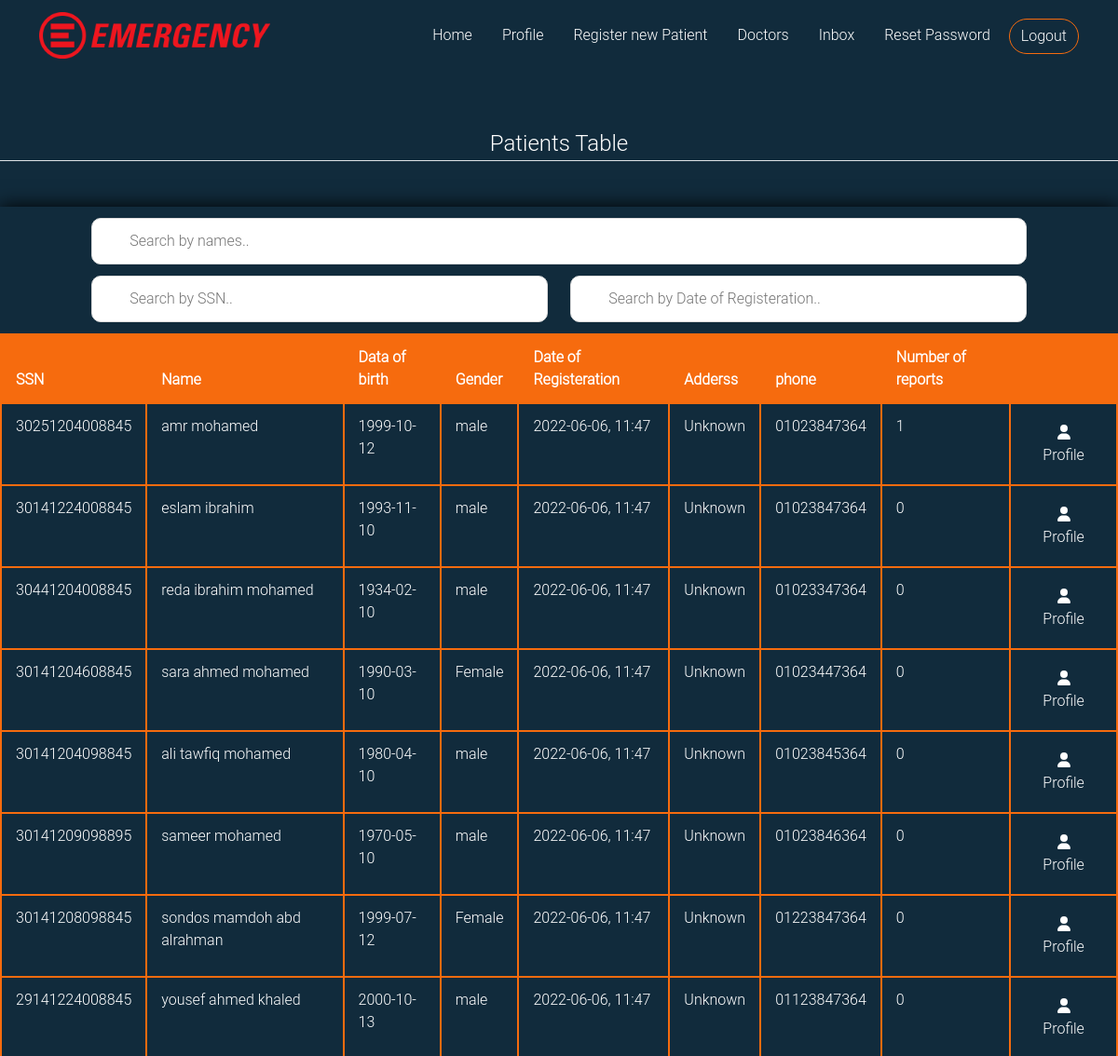
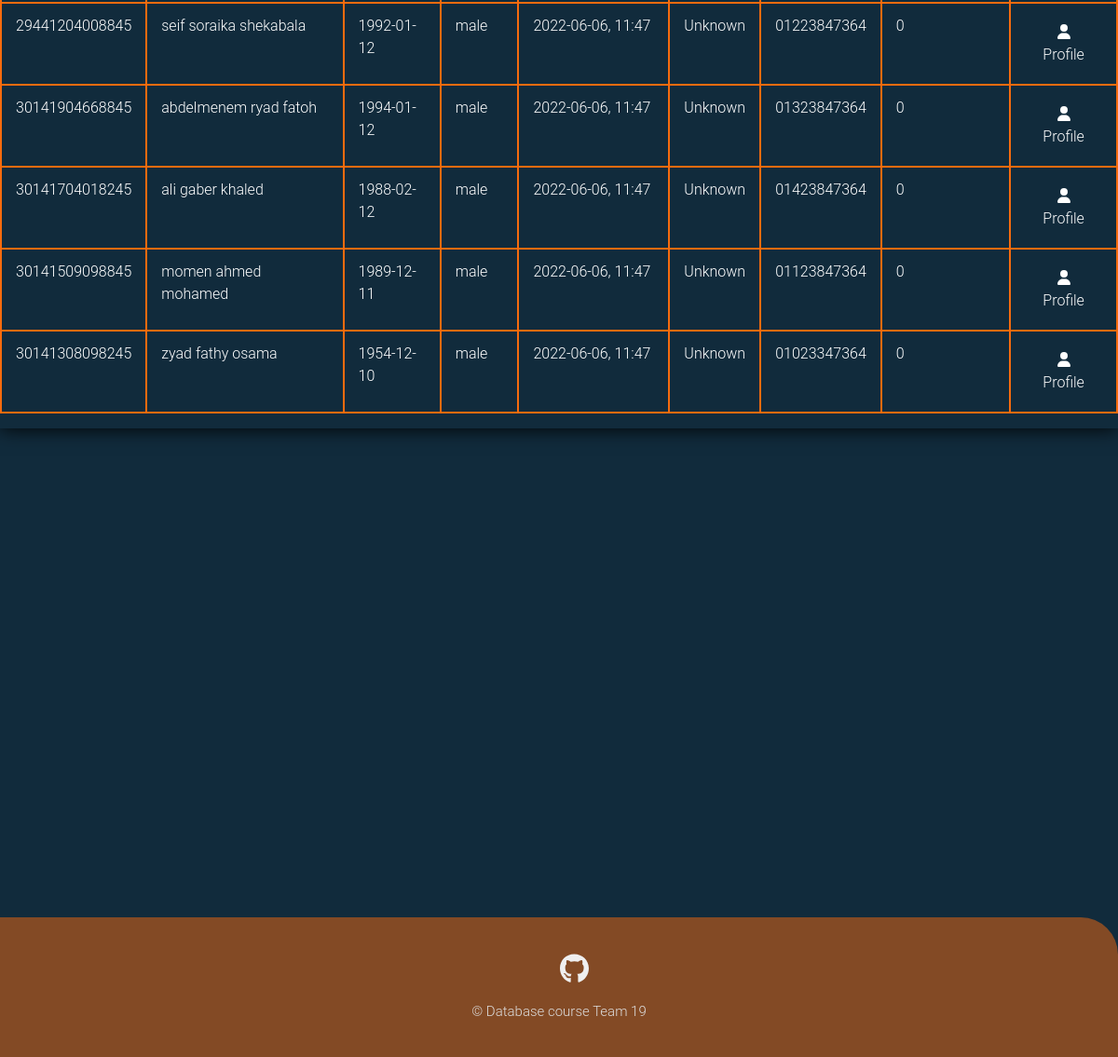
The page /patients_table (signed in) on the database its author committed (2 pictures, top to bottom).
### emergencydebartment/models.py (models this page shows, shortened)
class User(db.Model, UserMixin):
    __tablename__ = 'user_table'
    id = db.Column(db.Integer, primary_key=True)
    ssn = db.Column(db.Integer, unique=True,nullable=False)
    Fname = db.Column(db.String(20),nullable=False)
    Sname = db.Column(db.String(20))
    Lname = db.Column(db.String(20),nullable=False)
    gender = db.Column(db.String(6),nullable=False)
    phone = db.Column(db.String(11), default='Unknown')
    address = db.Column(db.String(70), default='Unknown')
    birth_date = db.Column(db.DateTime,nullable=False)
    user_role = db.Column(db.String(15), nullable=False, default='Patient')
    password = db.Column(db.String(61),nullable=False)

class Patient(User):
    id = db.Column(db.Integer, db.ForeignKey('user_table.id'),primary_key=True)
    date =  db.Column(db.DateTime, default = datetime.utcnow) #date of registeration
    report = db.relationship('Report',  backref='patient', lazy=True, foreign_keys = 'Report.patient_id')
    email = db.Column(db.String(20),unique=True)

class User(db.Model, UserMixin):
    __tablename__ = 'user_table'
    id = db.Column(db.Integer, primary_key=True)
    ssn = db.Column(db.Integer, unique=True,nullable=False)
    Fname = db.Column(db.String(20),nullable=False)
    Sname = db.Column(db.String(20))
    Lname = db.Column(db.String(20),nullable=False)
    gender = db.Column(db.String(6),nullable=False)
    phone = db.Column(db.String(11), default='Unknown')
    address = db.Column(db.String(70), default='Unknown')
    birth_date = db.Column(db.DateTime,nullable=False)
    user_role = db.Column(db.String(15), nullable=False, default='Patient')
    password = db.Column(db.String(61),nullable=False)

### emergencydebartment/routes.py (the view, shortened to what this page needs)
@app.route("/patients_table", methods= ['GET','POST'])
@login_required(role = 'Doctor')
def ptable():
    table = Patient.query.all()
    num_of_reports = list()
    for patient in table:
        num_of_reports.append(len(patient.report))
    return render_template('patients_table.html', table = zip(table, num_of_reports))

### emergencydebartment/models.py (called while the page is built)
@login_manager.user_loader
def load_user(user_id):
    return User.query.get(int(user_id))

### emergencydebartment/routes.py (called while the page is built)
def login_required(role="ANY"):
    def wrapper(fn):
        @wraps(fn)
        def decorated_view(*args, **kwargs):
            if not current_user.is_authenticated:
              return login_manager.unauthorized()
            if current_user.user_role != 'Admin':
                if ((current_user.user_role != role) and (role != "ANY")):
                    return login_manager.unauthorized()
            return fn(*args, **kwargs)
        return decorated_view
    return wrapper

### emergencydebartment/templates/patients_table.html (shortened to what this page needs)
{% extends "layout.html" %}
{% block content %}
<legend class="border-bottom mb-4 legend align-text-center">Patients Table</legend>
        <div class="content">
                <div class="content-table dtable">
                    <div class="scrollme">
                        <div class="row justify-content-center" >
                    <input type="text" id="nameInput" onkeyup="namefunc()" placeholder="Search by names..">
                        </div>
                        <div class="row justify-content-center" >
                    <input type="text" id="ssnInput" onkeyup="ssnfunc()" placeholder="Search by SSN..">
                    <input type="text" id="dateInput" onkeyup="datefunc()" placeholder="Search by Date of Registeration..">
                </div>
                        <table id="myTable" class="table table-bordered table-responsive">
                            <thead>
                                <tr >
                                    <th scope="col">SSN</th>
                                    <th scope="col">Name</th>
                                    <th scope="col" >Data of birth</th>
                                    <th scope="col" >Gender</th>
                                    <th scope="col" >Date of Registeration</th>
                                    <th scope="col" >Adderss</th>
                                    <th scope="col" >phone</th>
                                    <th scope="col" >Number of reports</th>
                                    <th scope="col" ></th>
                                </tr>
                            </thead>
                            <tbody>
                            {% for patient, number_of_reports in table %}
                                <tr>
                                    <td>{{patient.ssn}}</td>
                                    {% if patient.Sname %}
                                    <td>{{patient.Fname}} {{patient.Sname}}  {{patient.Lname}}</td>
                                    {% else %}
                                    <td>{{patient.Fname}}  {{patient.Lname}}</td>
                                    {% endif %}
                                    <td>{{patient.birth_date.strftime("%Y-%m-%d")}}</td>
                                    <td>{{patient.gender}}</td>
                                    <td>{{patient.date.strftime("%Y-%m-%d, %H:%M")}}</td>
                                    <td>{{patient.address}}</td>
                                    <td>{{patient.phone}}</td>
                                    <td>{{number_of_reports}}</td>
                                    <td><a class="calling_btn btn rounded-pill main-btn " style="color:white ;" href="{{ url_for('profile_patient', patient_id = patient.id) }} "> <i class="fa-solid fa-user"></i> Profile</a></a></td>
                                {% endfor %}
                            </tbody>
                        </table>
                    </div>
                </div>
                    </div>
{% endblock %}

### emergencydebartment/static/styles/style.css (style rules this page uses)
:root { --blue-color: #112B3C; --orange-color:#F66B0E; --blue-off-color:#205375; --white-off-color:#EFEFEF; --gray-color:#DDDDDD; }
body { font-family: 'Roboto Light',sans-serif; background-color: var(--blue-color); }
legend { margin-top: 5%; color: white; text-align: center; }

### emergencydebartment/static/styles/table.css (style rules this page uses)
.content { min-height: 70vh; display: flex; align-items: center; justify-content: center; }
.content-table { border-collapse: collapse; margin: 25px 0; min-width: 400px; max-width: 1400px; min-height: 200px; box-shadow: 0 0 20px rgb(0, 0, 0.15); }
.content-table thead tr { background-color: #f66b0e; color: white; text-align: left; font-weight: bold; border: 2px solid #f66b0e; }
.content-table th, .content-table td { padding: 12px 15px; color: white; border: 2px solid #f66b0e; }
#nameInput { background-image: url('/css/searchicon.png'); margin-top: 1%; max-height: 3%; background-position: 10px 12px; background-repeat: no-repeat; width: 82%; font-size: 16px; padding: 12px 20px 12px 40px; border: 1px solid #ddd; margin-bottom: 12px; border-radius: 10px; }
#ssnInput { background-image: url('/css/searchicon.png'); background-position: 10px 12px; background-repeat: no-repeat; width: 40%; font-size: 16px; padding: 12px 20px 12px 40px; border: 1px solid #ddd; margin-bottom: 12px; border-radius: 10px; }
#dateInput { background-image: url('/css/searchicon.png'); background-position: 10px 12px; margin-left: 2%; background-repeat: no-repeat; width: 40%; font-size: 16px; padding: 12px 20px 12px 40px; border: 1px solid #ddd; margin-bottom: 12px; border-radius: 10px; }

### emergencydebartment/static/styles/login.css (style rules this page uses)
:root { --blue-color: #112B3C; --orange-color:#F66B0E; --blue-off-color:#205375; --white-off-color:#EFEFEF; --gray-color:#DDDDDD; }
html, body { height: 100%; font-family: 'Roboto Light',sans-serif; background-color: var(--blue-color); }

### rows shown on the page
Patient: ssn "30251204008845", Fname "amr", Lname "mohamed", birth_date "1999-10-12", gender "male", date "2022-06-06, 11:47", address "Unknown", phone "01023847364", number_of_reports "1"
Patient: ssn "30141224008845", Fname "eslam", Lname "ibrahim", birth_date "1993-11-10", gender "male", date "2022-06-06, 11:47", address "Unknown", phone "01023847364", number_of_reports "0"
Patient: ssn "30441204008845", Fname "reda", Sname "ibrahim", Lname "mohamed", birth_date "1934-02-10", gender "male", date "2022-06-06, 11:47", address "Unknown", phone "01023347364", number_of_reports "0"
Patient: ssn "30141204608845", Fname "sara", Sname "ahmed", Lname "mohamed", birth_date "1990-03-10", gender "Female", date "2022-06-06, 11:47", address "Unknown", phone "01023447364", number_of_reports "0"
Patient: ssn "30141204098845", Fname "ali", Sname "tawfiq", Lname "mohamed", birth_date "1980-04-10", gender "male", date "2022-06-06, 11:47", address "Unknown", phone "01023845364", number_of_reports "0"
Patient: ssn "30141209098895", Fname "sameer", Lname "mohamed", birth_date "1970-05-10", gender "male", date "2022-06-06, 11:47", address "Unknown", phone "01023846364", number_of_reports "0"
Patient: ssn "30141208098845", Fname "sondos", Sname "mamdoh", Lname "abd alrahman", birth_date "1999-07-12", gender "Female", date "2022-06-06, 11:47", address "Unknown", phone "01223847364", number_of_reports "0"
Patient: ssn "29141224008845", Fname "yousef", Sname "ahmed", Lname "khaled", birth_date "2000-10-13", gender "male", date "2022-06-06, 11:47", address "Unknown", phone "01123847364", number_of_reports "0"
Patient: ssn "29441204008845", Fname "seif", Sname "soraika", Lname "shekabala", birth_date "1992-01-12", gender "male", date "2022-06-06, 11:47", address "Unknown", phone "01223847364", number_of_reports "0"
Patient: ssn "30141904668845", Fname "abdelmenem", Sname "ryad", Lname "fatoh", birth_date "1994-01-12", gender "male", date "2022-06-06, 11:47", address "Unknown", phone "01323847364", number_of_reports "0"
Patient: ssn "30141704018245", Fname "ali", Sname "gaber", Lname "khaled", birth_date "1988-02-12", gender "male", date "2022-06-06, 11:47", address "Unknown", phone "01423847364", number_of_reports "0"
Patient: ssn "30141509098845", Fname "momen", Sname "ahmed", Lname "mohamed", birth_date "1989-12-11", gender "male", date "2022-06-06, 11:47", address "Unknown", phone "01123847364", number_of_reports "0"
Patient: ssn "30141308098245", Fname "zyad", Sname "fathy", Lname "osama", birth_date "1954-12-10", gender "male", date "2022-06-06, 11:47", address "Unknown", phone "01023347364", number_of_reports "0"
